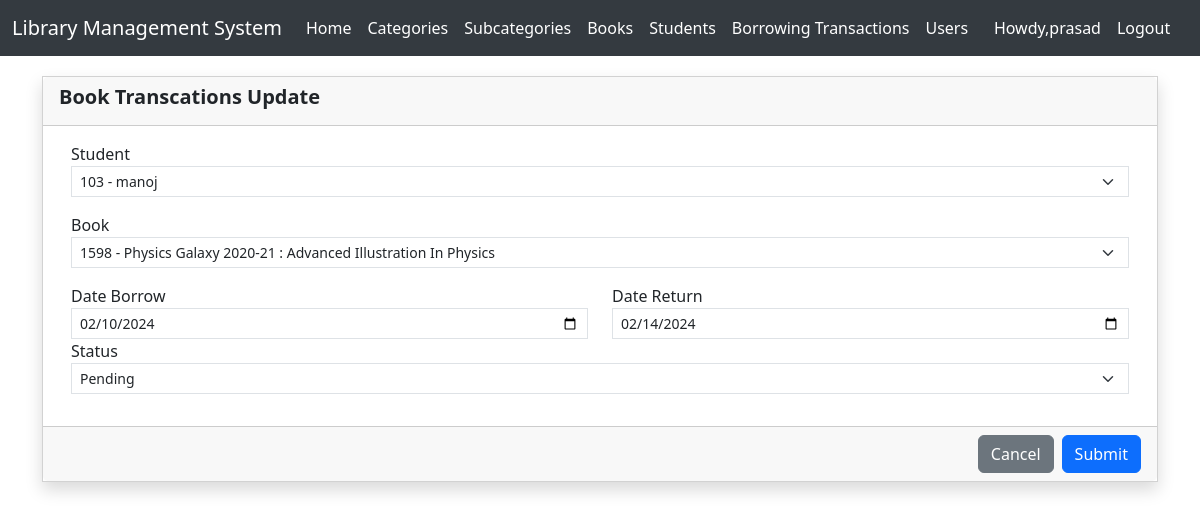
Page /transaction_update/2/ (signed in) on the committed database.
### authentication/models.py (models this page shows, shortened)
class CustomUser(AbstractUser):
    username=None
    name = models.CharField(max_length=100)
    email = models.EmailField(unique=True)
    USERNAME_FIELD = 'email'
    REQUIRED_FIELDS = ['name']
    objects = CustomUserManager()

### lms/models.py (models this page shows, shortened)
class Borrow(models.Model):
    student = models.ForeignKey(Students,on_delete=models.CASCADE)
    book = models.ForeignKey(Books,on_delete=models.CASCADE)
    borrowing_date=models.DateField()
    return_date=models.DateField()
    status = models.CharField(max_length=8,choices=(('Returned','Returned'),('Pending','Pending')))
    date_created = models.DateTimeField(auto_now =True)

class Students(models.Model):
    code=models.CharField(max_length=250,unique=True)
    first_name = models.CharField(max_length=250)
    middle_name = models.CharField(max_length=250,blank=True,null=True)
    last_name = models.CharField(max_length=250)
    gender = models.CharField(max_length=20,choices=(('Male','Male'),('Female','Female')),default='Male')
    contact = models.IntegerField(unique=True)
    email = models.EmailField(unique=True)
    address = models.TextField()
    department=models.CharField(max_length=250)
    course = models.CharField(max_length=250)
    status = models.CharField(max_length=8,choices=(('Active','Active'),('Inactive','Inactive')),default='Active')
    date_created = models.DateTimeField(auto_now =True)

class Books(models.Model):
    sub_category = models.ForeignKey(Subcategory,on_delete=models.CASCADE)
    book_id = models.IntegerField(unique=True)
    title = models.CharField(max_length=250)
    description = models.TextField(blank=True,null=True)
    author = models.CharField(max_length=250)
    publisher = models.CharField(max_length=250)
    date_published= models.DateTimeField()
    status = models.CharField(max_length=8,choices=(('Active','Active'),('Inactive','Inactive')),default='Active')
    date_created = models.DateTimeField(auto_now=True)

### lms/views.py (the view, shortened to what this page needs)
# urls.py: path('transaction_update/<int:borrow_id>/',transaction_update,name='transaction_update'),
@login_required(login_url='/login/')
def transaction_update(request,borrow_id):
    quary=Borrow.objects.get(id=borrow_id)
    students = Students.objects.all()
    books = Books.objects.all()
    context = {'borrow':quary,'students': students, 'books': books}
    return render(request, 'transaction_update.html', context)

### lms/templates/transaction_update.html (shortened to what this page needs)
{% extends "base.html" %}
{% block start %}
<!DOCTYPE html>
<html lang="en">
<head>
    <link href="https://cdn.jsdelivr.net/npm/bootstrap@5.3.2/dist/css/bootstrap.min.css" rel="stylesheet">
</head>
<body>
    <form action="" method='POST'>
<div class="container">
    <div class="row justify-content-center">
        <div class="col-lg-12 col-md-10 col-sm-12 col-xs-12">
            <div class="card shadow rounded-0">
                <div class="card-header">
                    <div class="h5 card-title fw-bold">Book Transcations Update</div>
                </div>
                <div class="card-body">
                    <div class="container-fluid">
                        <div class="row">
                            <div class="col-md-14">
                                <div class="mb-3">
                                    <label for="id" class="control-label">Student </label>
                                    <select name="student" id='student' class="form-select form-select-sm rounded-0" value='' required>
                                        {% for student in students %}
                                        <option value="{{ student.id }}"{% if student.id == borrow.student_id %}selected{% endif %}>{{ student.code }} - {{ student.first_name }}</option>
                                        {% endfor %}
                                    </select>
                                </div>
                                <div class="mb-3">
                                    <label for="name" class="control-label">Book</label>
                                    <select name="book" id='book' class="form-select form-select-sm rounded-0" value='' required>
                                        {% for book in books %}
                                        <option value="{{ book.id }}" {% if book.id == borrow.book_id %} selected{% endif %}>{{ book.book_id }} - {{ book.title }}</option>
                                        {% endfor %}
                                    </select>
                                </div>
                                <div class="row">
                                    <div class="col-md-6">
                                        <label for="name" class="control-label">Date Borrow</label>
                                        <input type='date' id="borrowing_date" name="borrowing_date" class="form-control form-control-sm rounded-0" value="{{ borrow.borrowing_date|date:'Y-m-d' }}" required></div>
                                    <div class="col-md-6">
                                        <label for="name" class="control-label">Date Return</label>
                                        <input type='date' id="return_date" name="return_date" class="form-control form-control-sm rounded-0" value="{{ borrow.return_date|date:'Y-m-d' }}" required>
                                    </div>
                                </div>
                                <div class="mb-3">
                                    <label for="status" class="control-label">Status</label>
                                    <select type="text" name="status" id="status" class="form-select form-select-sm rounded-0" required>
                                        <option value="Pending" {% if borrow.status == "Pending" %}selected{% endif %}>Pending</option>
                                    </select>
                                </div>
                            </div>
                        </div>
                    </div>
                </div>
                <div class="card-footer">
                    <div class="d-flex w-100 text-end justify-content-end">
                        <a href="{% url 'transaction_list' %}" class="btn btn-secondary me-2">Cancel</a>
                        <button type="submit" class="btn btn-primary">Submit</button>
                    </div>
                </div>
            </div>
        </div>
    </div>
</div>
</form>
</body>
</html>
{% endblock start %}

### lms/templates/base.html (shortened to what this page needs)
<!DOCTYPE html>
<html lang="en">
<head>
    <link href="https://cdn.jsdelivr.net/npm/bootstrap@5.3.2/dist/css/bootstrap.min.css" rel="stylesheet">
</head>
<body>
    <nav class="navbar navbar-expand-sm navbar-light">
        <div class="container-fluid">
          <a class="navbar-brand" href="{% url 'home' %}">Library Management System</a>
          <div class="collapse navbar-collapse" id="navbarText">
            <ul class="navbar-nav me-auto mb-2 mb-lg-0">
              <li class="nav-item">
                <a class="nav-link active" aria-current="page" href="{% url 'home' %}">Home</a>
              </li>
              <li class="nav-item">
                <a class="nav-link active" href="{% url 'category_list' %}">Categories</a>
              </li>
              <li class="nav-item">
                <a class="nav-link active" href="{% url 'subcategory_list' %}">Subcategories</a>
              </li>
              <li class="nav-item">
                <a class="nav-link active" href="{% url 'book_list' %}">Books</a>
              </li>
              <li class="nav-item">
                <a class="nav-link active" href="{% url 'student_list' %}">Students</a>
              </li>
              <li class="nav-item">
                <a class="nav-link active" href="{% url 'transaction_list' %}">Borrowing Transactions</a>
              </li>
              {% if request.user.is_staff %}
              <li class="nav-item">
                <a class="nav-link active" href="{% url 'user_list' %}">Users</a>
              </li>
              {% endif %}
            </ul>
          <ul class="navbar-nav me-auto mb-2 mb-lg-0">
            <li class="nav-item">
            <a class="nav-link active" href="{% url 'profile' user.id %}">Howdy,{{request.user.name}}</a>
          </li>
            <li class="nav-item">
              <a class="nav-link active" href="{% url 'logout' %}">Logout</a>
            </li>
          </ul>
          </div>
        </div>
      </nav>
      {% block start %}
      {% endblock start %}
</body>
</html>

### lms/templates/base.html (style rules this page uses)
.navbar { margin-bottom: 20px; background-color: #343a40; }
.navbar .navbar-brand { color: #ffffff; }
.navbar .navbar-nav .nav-link { color: #ffffff !important; }

### rows in the picture
CustomUser: user.name "prasad"
Borrow: student "103 - manoj", book "1598 - Physics Galaxy 2020-21 : Advanced Illustration In Physics", borrowing_date "02/10/2024", return_date "02/14/2024", status "Pending"
